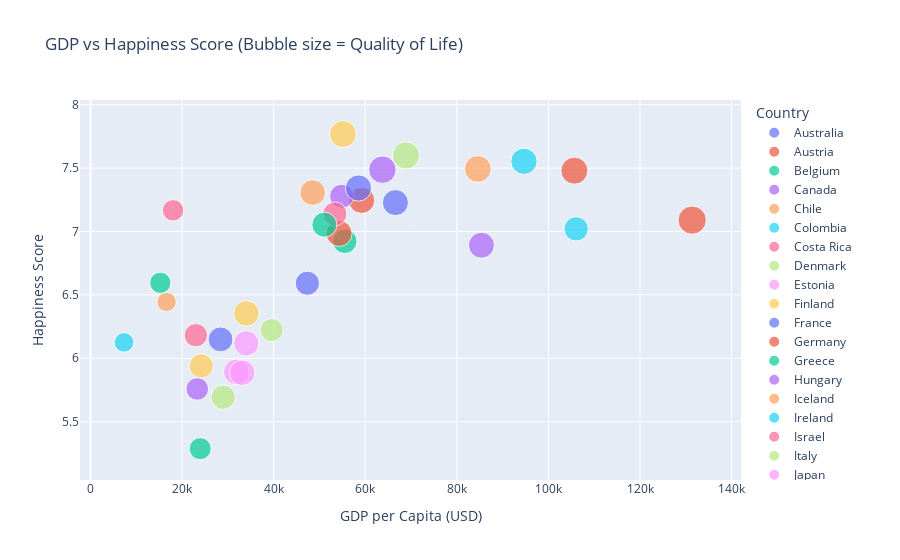

The cell this chart's notebook holds for it:
### Code cell
# Using plotly to create a scatterplot to compare GDP and happiness, with the bubble size being the quality of life and the different colors are the countries

import plotly.express as px

fig = px.scatter(merged_df, x='GDP per Capita (USD)', y='Happiness Score',size='Quality of Life Value',color='Country', hover_name='Country', 
                 title='GDP vs Happiness Score (Bubble size = Quality of Life)', height=700)
fig.show()

### Figure 1 — Plotly figure (JSON) as saved in the notebook; plotly's stock layout.template omitted (floating-point values rounded to 4 significant figures)
{"data": [{"hovertemplate": "<b>%{hovertext}</b><br><br>Country=Australia<br>GDP per Capita (USD)=%{x}<br>Happiness Score=%{y}<br>Quality of Life Value=%{marker.size}<extra></extra>", "hovertext": ["Australia"], "legendgroup": "Australia", "marker": {"color": "#636efa", "size": [190.7], "sizemode": "area", "sizeref": 0.5608, "symbol": "circle"}, "mode": "markers", "name": "Australia", "orientation": "v", "showlegend": true, "type": "scatter", "x": [66589], "xaxis": "x", "y": [7.228], "yaxis": "y"}, {"hovertemplate": "<b>%{hovertext}</b><br><br>Country=Austria<br>GDP per Capita (USD)=%{x}<br>Happiness Score=%{y}<br>Quality of Life Value=%{marker.size}<extra></extra>", "hovertext": ["Austria"], "legendgroup": "Austria", "marker": {"color": "#EF553B", "size": [192.1], "sizemode": "area", "sizeref": 0.5608, "symbol": "circle"}, "mode": "markers", "name": "Austria", "orientation": "v", "showlegend": true, "type": "scatter", "x": [59225], "xaxis": "x", "y": [7.246], "yaxis": "y"}, {"hovertemplate": "<b>%{hovertext}</b><br><br>Country=Belgium<br>GDP per Capita (USD)=%{x}<br>Happiness Score=%{y}<br>Quality of Life Value=%{marker.size}<extra></extra>", "hovertext": ["Belgium"], "legendgroup": "Belgium", "marker": {"color": "#00cc96", "size": [168.5], "sizemode": "area", "sizeref": 0.5608, "symbol": "circle"}, "mode": "markers", "name": "Belgium", "orientation": "v", "showlegend": true, "type": "scatter", "x": [55536], "xaxis": "x", "y": [6.923], "yaxis": "y"}, {"hovertemplate": "<b>%{hovertext}</b><br><br>Country=Canada<br>GDP per Capita (USD)=%{x}<br>Happiness Score=%{y}<br>Quality of Life Value=%{marker.size}<extra></extra>", "hovertext": ["Canada"], "legendgroup": "Canada", "marker": {"color": "#ab63fa", "size": [164.5], "sizemode": "area", "sizeref": 0.5608, "symbol": "circle"}, "mode": "markers", "name": "Canada", "orientation": "v", "showlegend": true, "type": "scatter", "x": [54866], "xaxis": "x", "y": [7.278], "yaxis": "y"}, {"hovertemplate": "<b>%{hovertext}</b><br><br>Country=Chile<br>GDP per Capita (USD)=%{x}<br>Happiness Score=%{y}<br>Quality of Life Value=%{marker.size}<extra></extra>", "hovertext": ["Chile"], "legendgroup": "Chile", "marker": {"color": "#FFA15A", "size": [106.5], "sizemode": "area", "sizeref": 0.5608, "symbol": "circle"}, "mode": "markers", "name": "Chile", "orientation": "v", "showlegend": true, "type": "scatter", "x": [16616], "xaxis": "x", "y": [6.444], "yaxis": "y"}, {"hovertemplate": "<b>%{hovertext}</b><br><br>Country=Colombia<br>GDP per Capita (USD)=%{x}<br>Happiness Score=%{y}<br>Quality of Life Value=%{marker.size}<extra></extra>", "hovertext": ["Colombia"], "legendgroup": "Colombia", "marker": {"color": "#19d3f3", "size": [107.9], "sizemode": "area", "sizeref": 0.5608, "symbol": "circle"}, "mode": "markers", "name": "Colombia", "orientation": "v", "showlegend": true, "type": "scatter", "x": [7327], "xaxis": "x", "y": [6.125], "yaxis": "y"}, {"hovertemplate": "<b>%{hovertext}</b><br><br>Country=Costa Rica<br>GDP per Capita (USD)=%{x}<br>Happiness Score=%{y}<br>Quality of Life Value=%{marker.size}<extra></extra>", "hovertext": ["Costa Rica"], "legendgroup": "Costa Rica", "marker": {"color": "#FF6692", "size": [129.3], "sizemode": "area", "sizeref": 0.5608, "symbol": "circle"}, "mode": "markers", "name": "Costa Rica", "orientation": "v", "showlegend": true, "type": "scatter", "x": [18031], "xaxis": "x", "y": [7.167], "yaxis": "y"}, {"hovertemplate": "<b>%{hovertext}</b><br><br>Country=Denmark<br>GDP per Capita (USD)=%{x}<br>Happiness Score=%{y}<br>Quality of Life Value=%{marker.size}<extra></extra>", "hovertext": ["Denmark"], "legendgroup": "Denmark", "marker": {"color": "#B6E880", "size": [208.7], "sizemode": "area", "sizeref": 0.5608, "symbol": "circle"}, "mode": "markers", "name": "Denmark", "orientation": "v", "showlegend": true, "type": "scatter", "x": [68898], "xaxis": "x", "y": [7.6], "yaxis": "y"}, {"hovertemplate": "<b>%{hovertext}</b><br><br>Country=Estonia<br>GDP per Capita (USD)=%{x}<br>Happiness Score=%{y}<br>Quality of Life Value=%{marker.size}<extra></extra>", "hovertext": ["Estonia"], "legendgroup": "Estonia", "marker": {"color": "#FF97FF", "size": [185.1], "sizemode": "area", "sizeref": 0.5608, "symbol": "circle"}, "mode": "markers", "name": "Estonia", "orientation": "v", "showlegend": true, "type": "scatter", "x": [31855], "xaxis": "x", "y": [5.893], "yaxis": "y"}, {"hovertemplate": "<b>%{hovertext}</b><br><br>Country=Finland<br>GDP per Capita (USD)=%{x}<br>Happiness Score=%{y}<br>Quality of Life Value=%{marker.size}<extra></extra>", "hovertext": ["Finland"], "legendgroup": "Finland", "marker": {"color": "#FECB52", "size": [203.1], "sizemode": "area", "sizeref": 0.5608, "symbol": "circle"}, "mode": "markers", "name": "Finland", "orientation": "v", "showlegend": true, "type": "scatter", "x": [55127], "xaxis": "x", "y": [7.769], "yaxis": "y"}, {"hovertemplate": "<b>%{hovertext}</b><br><br>Country=France<br>GDP per Capita (USD)=%{x}<br>Happiness Score=%{y}<br>Quality of Life Value=%{marker.size}<extra></extra>", "hovertext": ["France"], "legendgroup": "France", "marker": {"color": "#636efa", "size": [165.1], "sizemode": "area", "sizeref": 0.5608, "symbol": "circle"}, "mode": "markers", "name": "France", "orientation": "v", "showlegend": true, "type": "scatter", "x": [47359], "xaxis": "x", "y": [6.592], "yaxis": "y"}, {"hovertemplate": "<b>%{hovertext}</b><br><br>Country=Germany<br>GDP per Capita (USD)=%{x}<br>Happiness Score=%{y}<br>Quality of Life Value=%{marker.size}<extra></extra>", "hovertext": ["Germany"], "legendgroup": "Germany", "marker": {"color": "#EF553B", "size": [189.8], "sizemode": "area", "sizeref": 0.5608, "symbol": "circle"}, "mode": "markers", "name": "Germany", "orientation": "v", "showlegend": true, "type": "scatter", "x": [54291], "xaxis": "x", "y": [6.985], "yaxis": "y"}, {"hovertemplate": "<b>%{hovertext}</b><br><br>Country=Greece<br>GDP per Capita (USD)=%{x}<br>Happiness Score=%{y}<br>Quality of Life Value=%{marker.size}<extra></extra>", "hovertext": ["Greece"], "legendgroup": "Greece", "marker": {"color": "#00cc96", "size": [136.8], "sizemode": "area", "sizeref": 0.5608, "symbol": "circle"}, "mode": "markers", "name": "Greece", "orientation": "v", "showlegend": true, "type": "scatter", "x": [23966], "xaxis": "x", "y": [5.287], "yaxis": "y"}, {"hovertemplate": "<b>%{hovertext}</b><br><br>Country=Hungary<br>GDP per Capita (USD)=%{x}<br>Happiness Score=%{y}<br>Quality of Life Value=%{marker.size}<extra></extra>", "hovertext": ["Hungary"], "legendgroup": "Hungary", "marker": {"color": "#ab63fa", "size": [143.3], "sizemode": "area", "sizeref": 0.5608, "symbol": "circle"}, "mode": "markers", "name": "Hungary", "orientation": "v", "showlegend": true, "type": "scatter", "x": [23319], "xaxis": "x", "y": [5.758], "yaxis": "y"}, {"hovertemplate": "<b>%{hovertext}</b><br><br>Country=Iceland<br>GDP per Capita (USD)=%{x}<br>Happiness Score=%{y}<br>Quality of Life Value=%{marker.size}<extra></extra>", "hovertext": ["Iceland"], "legendgroup": "Iceland", "marker": {"color": "#FFA15A", "size": [202.0], "sizemode": "area", "sizeref": 0.5608, "symbol": "circle"}, "mode": "markers", "name": "Iceland", "orientation": "v", "showlegend": true, "type": "scatter", "x": [84594], "xaxis": "x", "y": [7.494], "yaxis": "y"}, {"hovertemplate": "<b>%{hovertext}</b><br><br>Country=Ireland<br>GDP per Capita (USD)=%{x}<br>Happiness Score=%{y}<br>Quality of Life Value=%{marker.size}<extra></extra>", "hovertext": ["Ireland"], "legendgroup": "Ireland", "marker": {"color": "#19d3f3", "size": [166.4], "sizemode": "area", "sizeref": 0.5608, "symbol": "circle"}, "mode": "markers", "name": "Ireland", "orientation": "v", "showlegend": true, "type": "scatter", "x": [106059], "xaxis": "x", "y": [7.021], "yaxis": "y"}, {"hovertemplate": "<b>%{hovertext}</b><br><br>Country=Israel<br>GDP per Capita (USD)=%{x}<br>Happiness Score=%{y}<br>Quality of Life Value=%{marker.size}<extra></extra>", "hovertext": ["Israel"], "legendgroup": "Israel", "marker": {"color": "#FF6692", "size": [161.8], "sizemode": "area", "sizeref": 0.5608, "symbol": "circle"}, "mode": "markers", "name": "Israel", "orientation": "v", "showlegend": true, "type": "scatter", "x": [53372], "xaxis": "x", "y": [7.139], "yaxis": "y"}, {"hovertemplate": "<b>%{hovertext}</b><br><br>Country=Italy<br>GDP per Capita (USD)=%{x}<br>Happiness Score=%{y}<br>Quality of Life Value=%{marker.size}<extra></extra>", "hovertext": ["Italy"], "legendgroup": "Italy", "marker": {"color": "#B6E880", "size": [151.1], "sizemode": "area", "sizeref": 0.5608, "symbol": "circle"}, "mode": "markers", "name": "Italy", "orientation": "v", "showlegend": true, "type": "scatter", "x": [39580], "xaxis": "x", "y": [6.223], "yaxis": "y"}, {"hovertemplate": "<b>%{hovertext}</b><br><br>Country=Japan<br>GDP per Capita (USD)=%{x}<br>Happiness Score=%{y}<br>Quality of Life Value=%{marker.size}<extra></extra>", "hovertext": ["Japan"], "legendgroup": "Japan", "marker": {"color": "#FF97FF", "size": [184.3], "sizemode": "area", "sizeref": 0.5608, "symbol": "circle"}, "mode": "markers", "name": "Japan", "orientation": "v", "showlegend": true, "type": "scatter", "x": [33138], "xaxis": "x", "y": [5.886], "yaxis": "y"}, {"hovertemplate": "<b>%{hovertext}</b><br><br>Country=Latvia<br>GDP per Capita (USD)=%{x}<br>Happiness Score=%{y}<br>Quality of Life Value=%{marker.size}<extra></extra>", "hovertext": ["Latvia"], "legendgroup": "Latvia", "marker": {"color": "#FECB52", "size": [164.2], "sizemode": "area", "sizeref": 0.5608, "symbol": "circle"}, "mode": "markers", "name": "Latvia", "orientation": "v", "showlegend": true, "type": "scatter", "x": [24194], "xaxis": "x", "y": [5.94], "yaxis": "y"}, {"hovertemplate": "<b>%{hovertext}</b><br><br>Country=Lithuania<br>GDP per Capita (USD)=%{x}<br>Happiness Score=%{y}<br>Quality of Life Value=%{marker.size}<extra></extra>", "hovertext": ["Lithuania"], "legendgroup": "Lithuania", "marker": {"color": "#636efa", "size": [172.8], "sizemode": "area", "sizeref": 0.5608, "symbol": "circle"}, "mode": "markers", "name": "Lithuania", "orientation": "v", "showlegend": true, "type": "scatter", "x": [28407], "xaxis": "x", "y": [6.149], "yaxis": "y"}, {"hovertemplate": "<b>%{hovertext}</b><br><br>Country=Luxembourg<br>GDP per Capita (USD)=%{x}<br>Happiness Score=%{y}<br>Quality of Life Value=%{marker.size}<extra></extra>", "hovertext": ["Luxembourg"], "legendgroup": "Luxembourg", "marker": {"color": "#EF553B", "size": [224.3], "sizemode": "area", "sizeref": 0.5608, "symbol": "circle"}, "mode": "markers", "name": "Luxembourg", "orientation": "v", "showlegend": true, "type": "scatter", "x": [131384], "xaxis": "x", "y": [7.09], "yaxis": "y"}, {"hovertemplate": "<b>%{hovertext}</b><br><br>Country=Mexico<br>GDP per Capita (USD)=%{x}<br>Happiness Score=%{y}<br>Quality of Life Value=%{marker.size}<extra></extra>", "hovertext": ["Mexico"], "legendgroup": "Mexico", "marker": {"color": "#00cc96", "size": [127.0], "sizemode": "area", "sizeref": 0.5608, "symbol": "circle"}, "mode": "markers", "name": "Mexico", "orientation": "v", "showlegend": true, "type": "scatter", "x": [15249], "xaxis": "x", "y": [6.595], "yaxis": "y"}, {"hovertemplate": "<b>%{hovertext}</b><br><br>Country=Netherlands<br>GDP per Capita (USD)=%{x}<br>Happiness Score=%{y}<br>Quality of Life Value=%{marker.size}<extra></extra>", "hovertext": ["Netherlands"], "legendgroup": "Netherlands", "marker": {"color": "#ab63fa", "size": [211.8], "sizemode": "area", "sizeref": 0.5608, "symbol": "circle"}, "mode": "markers", "name": "Netherlands", "orientation": "v", "showlegend": true, "type": "scatter", "x": [63750], "xaxis": "x", "y": [7.488], "yaxis": "y"}, {"hovertemplate": "<b>%{hovertext}</b><br><br>Country=New Zealand<br>GDP per Capita (USD)=%{x}<br>Happiness Score=%{y}<br>Quality of Life Value=%{marker.size}<extra></extra>", "hovertext": ["New Zealand"], "legendgroup": "New Zealand", "marker": {"color": "#FFA15A", "size": [186.6], "sizemode": "area", "sizeref": 0.5608, "symbol": "circle"}, "mode": "markers", "name": "New Zealand", "orientation": "v", "showlegend": true, "type": "scatter", "x": [48531], "xaxis": "x", "y": [7.307], "yaxis": "y"}, {"hovertemplate": "<b>%{hovertext}</b><br><br>Country=Norway<br>GDP per Capita (USD)=%{x}<br>Happiness Score=%{y}<br>Quality of Life Value=%{marker.size}<extra></extra>", "hovertext": ["Norway"], "legendgroup": "Norway", "marker": {"color": "#19d3f3", "size": [194.5], "sizemode": "area", "sizeref": 0.5608, "symbol": "circle"}, "mode": "markers", "name": "Norway", "orientation": "v", "showlegend": true, "type": "scatter", "x": [94660], "xaxis": "x", "y": [7.554], "yaxis": "y"}, {"hovertemplate": "<b>%{hovertext}</b><br><br>Country=Poland<br>GDP per Capita (USD)=%{x}<br>Happiness Score=%{y}<br>Quality of Life Value=%{marker.size}<extra></extra>", "hovertext": ["Poland"], "legendgroup": "Poland", "marker": {"color": "#FF6692", "size": [153.6], "sizemode": "area", "sizeref": 0.5608, "symbol": "circle"}, "mode": "markers", "name": "Poland", "orientation": "v", "showlegend": true, "type": "scatter", "x": [23014], "xaxis": "x", "y": [6.182], "yaxis": "y"}, {"hovertemplate": "<b>%{hovertext}</b><br><br>Country=Portugal<br>GDP per Capita (USD)=%{x}<br>Happiness Score=%{y}<br>Quality of Life Value=%{marker.size}<extra></extra>", "hovertext": ["Portugal"], "legendgroup": "Portugal", "marker": {"color": "#B6E880", "size": [168.8], "sizemode": "area", "sizeref": 0.5608, "symbol": "circle"}, "mode": "markers", "name": "Portugal", "orientation": "v", "showlegend": true, "type": "scatter", "x": [28969], "xaxis": "x", "y": [5.693], "yaxis": "y"}, {"hovertemplate": "<b>%{hovertext}</b><br><br>Country=Slovenia<br>GDP per Capita (USD)=%{x}<br>Happiness Score=%{y}<br>Quality of Life Value=%{marker.size}<extra></extra>", "hovertext": ["Slovenia"], "legendgroup": "Slovenia", "marker": {"color": "#FF97FF", "size": [178.9], "sizemode": "area", "sizeref": 0.5608, "symbol": "circle"}, "mode": "markers", "name": "Slovenia", "orientation": "v", "showlegend": true, "type": "scatter", "x": [34026], "xaxis": "x", "y": [6.118], "yaxis": "y"}, {"hovertemplate": "<b>%{hovertext}</b><br><br>Country=Spain<br>GDP per Capita (USD)=%{x}<br>Happiness Score=%{y}<br>Quality of Life Value=%{marker.size}<extra></extra>", "hovertext": ["Spain"], "legendgroup": "Spain", "marker": {"color": "#FECB52", "size": [184.7], "sizemode": "area", "sizeref": 0.5608, "symbol": "circle"}, "mode": "markers", "name": "Spain", "orientation": "v", "showlegend": true, "type": "scatter", "x": [34045], "xaxis": "x", "y": [6.354], "yaxis": "y"}, {"hovertemplate": "<b>%{hovertext}</b><br><br>Country=Sweden<br>GDP per Capita (USD)=%{x}<br>Happiness Score=%{y}<br>Quality of Life Value=%{marker.size}<extra></extra>", "hovertext": ["Sweden"], "legendgroup": "Sweden", "marker": {"color": "#636efa", "size": [193.5], "sizemode": "area", "sizeref": 0.5608, "symbol": "circle"}, "mode": "markers", "name": "Sweden", "orientation": "v", "showlegend": true, "type": "scatter", "x": [58529], "xaxis": "x", "y": [7.343], "yaxis": "y"}, {"hovertemplate": "<b>%{hovertext}</b><br><br>Country=Switzerland<br>GDP per Capita (USD)=%{x}<br>Happiness Score=%{y}<br>Quality of Life Value=%{marker.size}<extra></extra>", "hovertext": ["Switzerland"], "legendgroup": "Switzerland", "marker": {"color": "#EF553B", "size": [204.9], "sizemode": "area", "sizeref": 0.5608, "symbol": "circle"}, "mode": "markers", "name": "Switzerland", "orientation": "v", "showlegend": true, "type": "scatter", "x": [105669], "xaxis": "x", "y": [7.48], "yaxis": "y"}, {"hovertemplate": "<b>%{hovertext}</b><br><br>Country=United Kingdom<br>GDP per Capita (USD)=%{x}<br>Happiness Score=%{y}<br>Quality of Life Value=%{marker.size}<extra></extra>", "hovertext": ["United Kingdom"], "legendgroup": "United Kingdom", "marker": {"color": "#00cc96", "size": [175.2], "sizemode": "area", "sizeref": 0.5608, "symbol": "circle"}, "mode": "markers", "name": "United Kingdom", "orientation": "v", "showlegend": true, "type": "scatter", "x": [51075], "xaxis": "x", "y": [7.054], "yaxis": "y"}, {"hovertemplate": "<b>%{hovertext}</b><br><br>Country=United States<br>GDP per Capita (USD)=%{x}<br>Happiness Score=%{y}<br>Quality of Life Value=%{marker.size}<extra></extra>", "hovertext": ["United States"], "legendgroup": "United States", "marker": {"color": "#ab63fa", "size": [189.1], "sizemode": "area", "sizeref": 0.5608, "symbol": "circle"}, "mode": "markers", "name": "United States", "orientation": "v", "showlegend": true, "type": "scatter", "x": [85373], "xaxis": "x", "y": [6.892], "yaxis": "y"}], "layout": {"autosize": true, "legend": {"itemsizing": "constant", "title": {"text": "Country"}, "tracegroupgap": 0}, "title": {"text": "GDP vs Happiness Score (Bubble size = Quality of Life)"}, "xaxis": {"anchor": "y", "autorange": true, "domain": [0, 1], "range": [-1615.0, 141100.0], "title": {"text": "GDP per Capita (USD)"}, "type": "linear"}, "yaxis": {"anchor": "x", "autorange": true, "domain": [0, 1], "range": [5.071, 8.0], "title": {"text": "Happiness Score"}, "type": "linear"}}}
